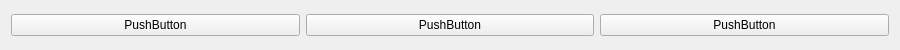
<?xml version="1.0" encoding="UTF-8"?>
<ui version="4.0">
 <class>Form</class>
 <widget class="QWidget" name="Form">
  <property name="geometry">
   <rect>
    <x>0</x>
    <y>0</y>
    <width>900</width>
    <height>50</height>
   </rect>
  </property>
  <property name="windowTitle">
   <string>Form</string>
  </property>
  <layout class="QHBoxLayout" name="horizontalLayout">
   <item>
    <widget class="QPushButton" name="pushButton">
     <property name="text">
      <string>PushButton</string>
     </property>
    </widget>
   </item>
   <item>
    <widget class="QPushButton" name="pushButton_2">
     <property name="text">
      <string>PushButton</string>
     </property>
    </widget>
   </item>
   <item>
    <widget class="QPushButton" name="pushButton_3">
     <property name="text">
      <string>PushButton</string>
     </property>
    </widget>
   </item>
  </layout>
 </widget>
 <resources/>
 <connections/>
</ui>
